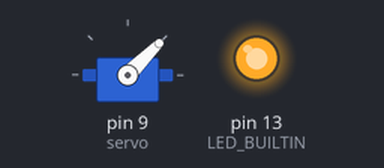
The sketch below on a simulated Arduino Uno, built with avr-gcc and run on an emulated ATmega328P. Shown: servo, output pins drawn as LEDs (lit = HIGH). Wiring (inferred from the names in the program): servo: signal pin 9. Servo pulses on a pin are drawn as a servo (544–2400 µs = 0–180°); pins used as bus, display or sensor lines are not drawn; what the sketch prints to the serial monitor is not drawn.

Above: at 0.1 s.
At 0.6 s:
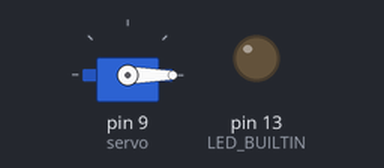
Timing chart, 0 to 2.1 s (numbered marks = the images above):
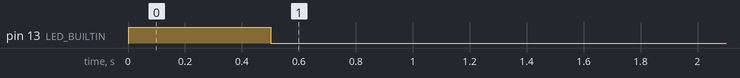

The sketch:

frsky_POC.ino
```cpp
#include "SBUS.h"
#include <Servo.h>

// a SBUS object, which is on hardware
// serial port 1
SBUS xmp(Serial);

// channel, fail safe, and lost frames data
float channels[16];
bool failSafe;
bool lostFrame;

Servo servo;
int servoPos = 0;

void setup() {
  // put your setup code here, to run once:
  Serial.begin(9600);
  Serial.print("Hello world!");
  xmp.begin();
  servo.attach(9);

  pinMode(LED_BUILTIN, OUTPUT);
  digitalWrite(LED_BUILTIN, HIGH);
  servo.write(45);
  delay(500);
  digitalWrite(LED_BUILTIN, LOW);
  servo.write(0);
  delay(500);
}

void loop() {
  // put your main code here, to run repeatedly:
    // look for a good SBUS packet from the receiver
  if(xmp.readCal(&channels[0], &failSafe, &lostFrame)){
    //servo.write(channels[0]);
    setServo(channels[0]);

    digitalWrite(LED_BUILTIN, HIGH);
    //servo.writeMicroseconds(*(channels+0));
  }
  else{
    digitalWrite(LED_BUILTIN, LOW);
  }
  //Serial.println("looped");
}

void setServo(float pos){
    Serial.println(pos);

  servo.write(90+(90*pos));
}
```
